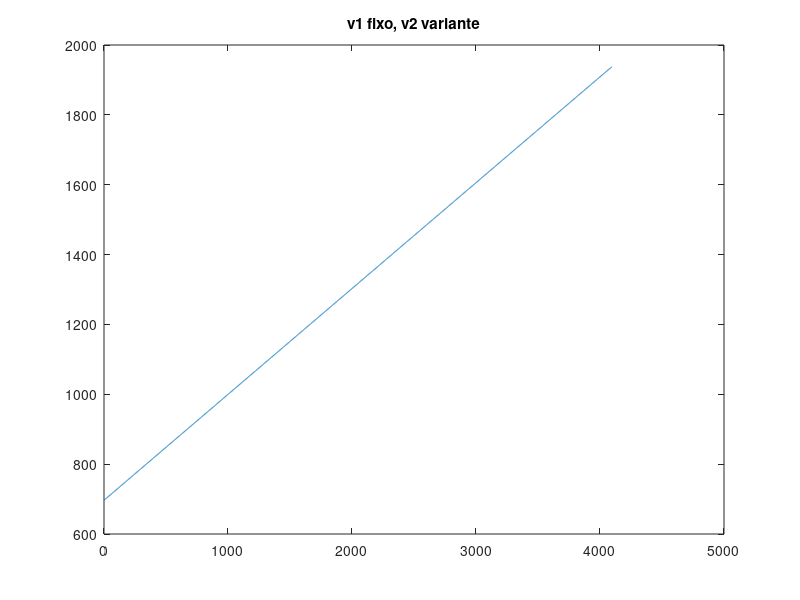
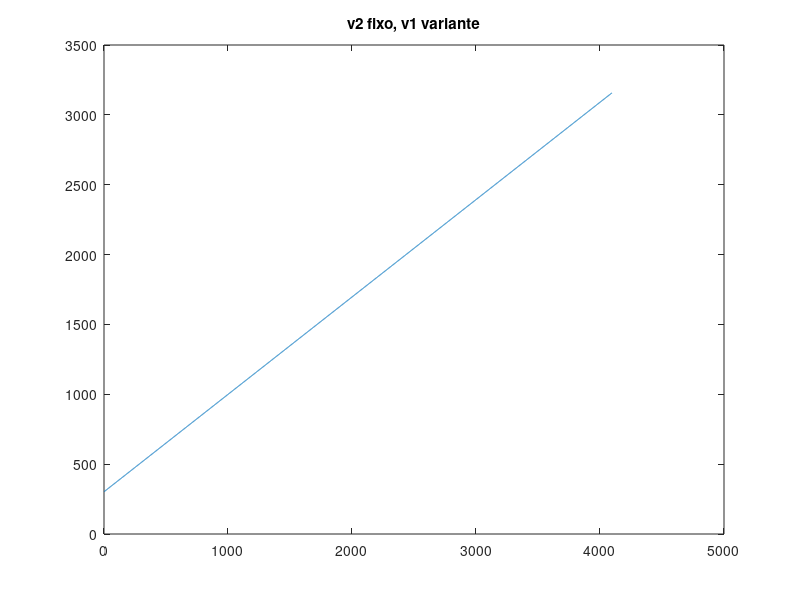

These charts were generated, in order, by the following MATLAB code:
close all;
clear all;

n = 0:4095;

r1 = 100e3;
r2 = 230e3;

# V1 fixo, V2 variante

v2 = n;
v1 = 1000;

vo = (v1.*r2+v2.*r1)./(r1+r2);

figure;
plot(vo)
title('v1 fixo, v2 variante');


# V2 fixo, V1 variante

v1 = n;
v2 = 1000;

vo = (v1.*r2+v2.*r1)./(r1+r2);

figure;
plot(vo)
title('v2 fixo, v1 variante');
